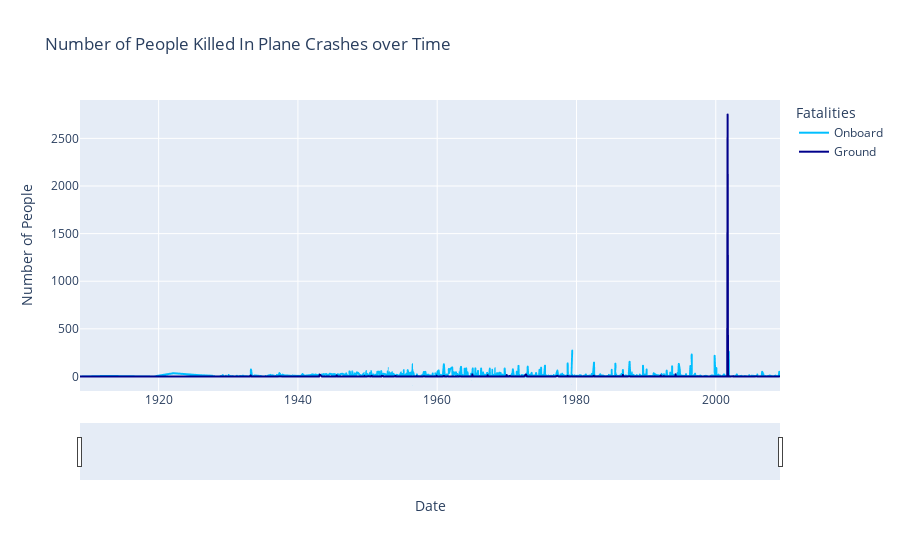

Write notebook code for a chart like this one.
### Code cell
airplanes.dropna(inplace=True)
airplanes.sort_values(by='Date', inplace=True)
# airplanes['DateTime'] = pd.to_datetime(airplanes['Date'])
# airplanes['Month'] = airplanes['DateTime'].dt.month
airplanes.rename(columns={"Fatalities": "Onboard"}, inplace=True)
# planes_monthavg = airplanes.groupby(['Year', 'Month'], as_index=False)['Onboard', 'Ground'].mean()
# planes_monthavg = planes_monthavg.replace({'Month': month_dict})
# planes_monthavg['DATE'] = planes_monthavg['Month'].astype(str) + " " + planes_monthavg['Year'].astype(str)

import plotly.express as px
fig = px.line(airplanes, x='Date', y=['Onboard', 'Ground'], color_discrete_sequence=["deepskyblue", "darkblue"],
              labels={
                "value" : "Number of People",
                "DATE" : "Date",
                "variable" : "Fatalities"
              },
              title="Number of People Killed In Plane Crashes over Time")
fig.update_xaxes(
    rangeslider_visible=True)
fig.show()

### Figure 1 — Plotly figure (JSON) as saved in the notebook; plotly's stock layout.template omitted (floating-point values rounded to 4 significant figures; data arrays with more than 128 entries replaced by an {"elided": "..."} marker saying what was removed)
{"data": [{"hovertemplate": "Fatalities=Onboard<br>Date=%{x}<br>Number of People=%{y}<extra></extra>", "legendgroup": "Onboard", "line": {"color": "deepskyblue", "dash": "solid"}, "marker": {"symbol": "circle"}, "mode": "lines", "name": "Onboard", "showlegend": true, "type": "scattergl", "x": {"elided": "1298 str values"}, "xaxis": "x", "y": {"elided": "1298 int values"}, "yaxis": "y"}, {"hovertemplate": "Fatalities=Ground<br>Date=%{x}<br>Number of People=%{y}<extra></extra>", "legendgroup": "Ground", "line": {"color": "darkblue", "dash": "solid"}, "marker": {"symbol": "circle"}, "mode": "lines", "name": "Ground", "showlegend": true, "type": "scattergl", "x": {"elided": "1298 str values"}, "xaxis": "x", "y": {"elided": "1298 int values"}, "yaxis": "y"}], "layout": {"legend": {"title": {"text": "Fatalities"}, "tracegroupgap": 0}, "title": {"text": "Number of People Killed In Plane Crashes over Time"}, "xaxis": {"anchor": "y", "domain": [0, 1], "rangeslider": {"visible": true}, "title": {"text": "Date"}}, "yaxis": {"anchor": "x", "domain": [0, 1], "title": {"text": "Number of People"}}}}
